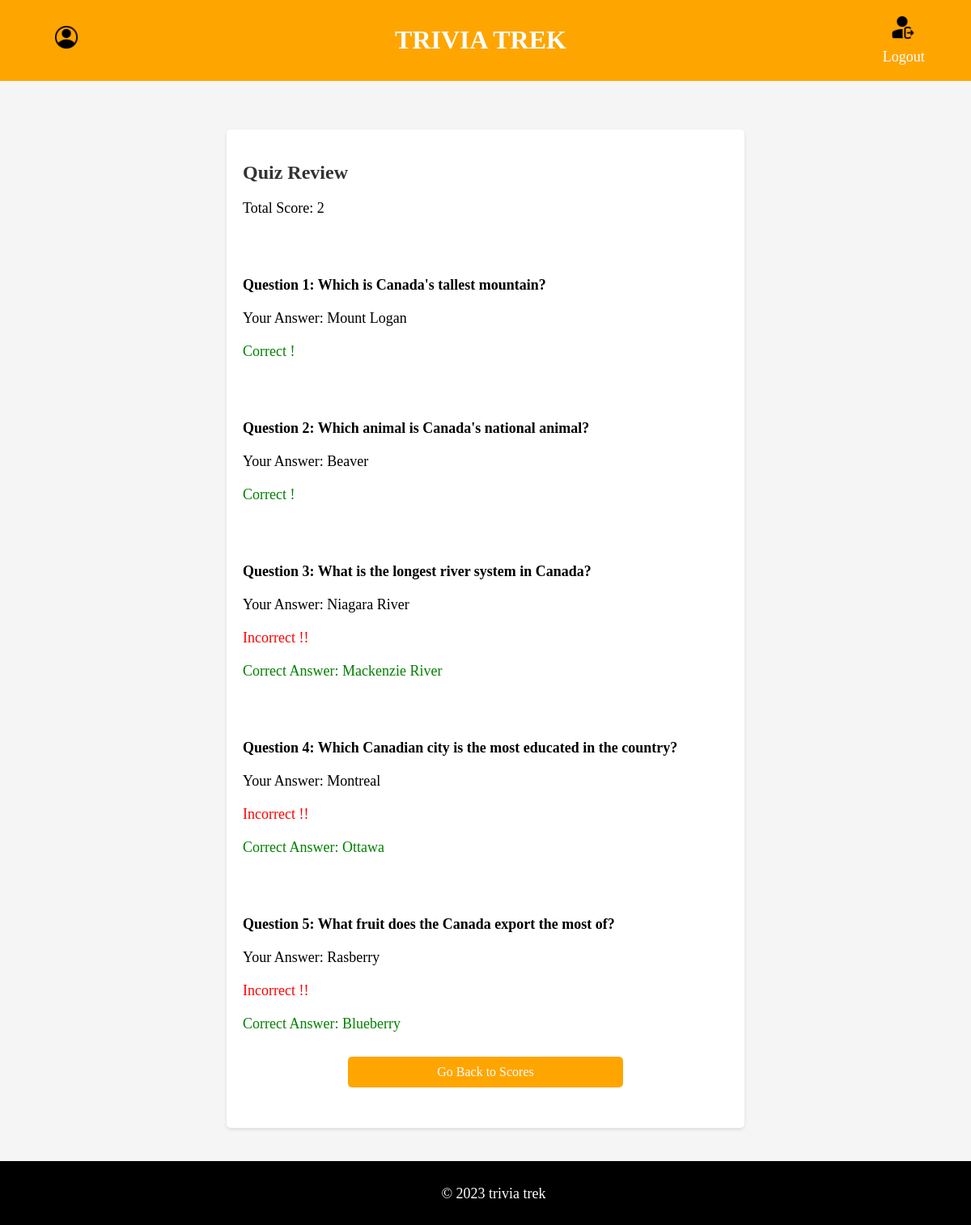
/PROJECT_SAMPLE1/review/1/, run on the app's committed database.
### PROJECT_SAMPLE1/models.py (models this page shows, shortened)
class Quiz(models.Model):
    user = models.ForeignKey(User, on_delete=models.CASCADE) # User who took the quiz
    score = models.IntegerField() # Score achieved in the quiz
    quiz_taken_datetime = models.DateTimeField() # Date and time when the quiz was taken

class Answer(models.Model):
    quiz = models.ForeignKey(Quiz, on_delete=models.CASCADE) # Quiz to which the answer belongs
    question = models.ForeignKey(Question, on_delete=models.CASCADE)  # Question to which the answer belongs
    selected_choice = models.CharField(max_length=200)  # User's selected choice as an answer

class Question(models.Model):
    text = models.TextField()
    choice1 = models.CharField(max_length=200)
    choice2 = models.CharField(max_length=200)
    choice3 = models.CharField(max_length=200)
    choice4 = models.CharField(max_length=200)
    correct_choice = models.CharField(max_length=200)

### PROJECT_SAMPLE1/views.py (the view)
# urls.py: path('review/<int:quiz_id>/', views.ReviewQuizView.as_view(), name='review_quiz'),
class ReviewQuizView(View):
    template_name = 'review_quiz.html'   # Set the template name for the review quiz page
    def get(self, request, quiz_id):  # Override the get method
        quiz = get_object_or_404(Quiz, id=quiz_id)   # Get the quiz instance based on quiz_id
        answers = Answer.objects.filter(quiz=quiz)  # Get all answers for the quiz
        return render(request, self.template_name, {'quiz': quiz, 'answers': answers})   # Render the review quiz template with context

### templates/review_quiz.html (shortened to what this page needs)
{% load static %}
<!DOCTYPE html>
<html lang="en">
<head>
</head>
<body>
    <header>
            <div class="div1">
                <img class="profile-img" src="{% static 'account.png' %}" alt="profile">
            </div>
            <h1>TRIVIA TREK</h1>
            <div class="div2">
                <img class="log-out" src="{% static 'logout.png' %}" alt="Logout">
                <a class="log-out-link" href="{% url 'base' %}">
                    <p class="log-out-button">Logout</p>
                </a>
            </div>
    </header>
     <div class="quiz-container">
        <h2>Quiz Review</h2>
        <p>Total Score: {{ quiz.score }}</p>
        {% for answer in answers %}
            <br><br>
            <p style="font-weight: bold">Question {{ forloop.counter }}: {{ answer.question.text }}</p>
            <p>Your Answer: {{ answer.selected_choice }}</p>
            {% if answer.selected_choice == answer.question.correct_choice %}
                <p style="color: green">Correct !</p>
            {% else %}
                <p style="color: red">Incorrect !!</p>
                <p style="color: green">Correct Answer: {{ answer.question.correct_choice }}</p>
            {% endif %}
        {% endfor %}
        <a href="{% url 'score' %}" class="btn">Go Back to Scores</a>
     </div>
    <footer>
            <p>&copy; 2023 trivia trek</p>
    </footer>
</body>
</html>

### templates/review_quiz.html (style rules this page uses)
h1 { font-family: Monospaced, serif; }
body { background-color: whitesmoke; margin: 0; padding: 0; font-family: Verdana, serif; }
.quiz-container { background-color: #ffffff; border-radius: 5px; box-shadow: 0 2px 4px rgba(0, 0, 0, 0.1); width: 50%; margin: 5% auto; padding: 20px; margin-bottom: 10%; }
h2 { color: #333; }
p { font-size: 18px; margin-top: 20px; }
footer { background-color: black; color: white; text-align: center; padding: 10px; position: fixed; bottom: 0; width: 100%; }
header { background-color: orange; color: white; text-align: center; padding: 10px; display: flex; justify-content: space-between; align-items: center; }
.profile-img { width: 30px; height: 30px; display: block; margin-bottom: 20%; margin-left: 10px; }
.div1 { margin-left: 4%; }
.log-out { width: 30px; height: 30px; margin-left: 10px; display: block; margin-bottom: 20%; }
.log-out-link { text-decoration: none; }
.log-out-button { color: white; text-decoration: none; cursor: pointer; display: inline; }
.div2 { margin-right: 4%; }
.btn { text-align: center; width: 50%; display: block; margin: 5% auto; padding: 10px 20px; background-color: orange; color: white; border: none; border-radius: 5px; text-decoration: none; cursor: pointer; transition: background-color 0.3s ease-in-out; }

### data on the page
Quiz: score "2"
Answer: question.text "Which is Canada's tallest mountain?", selected_choice "Mount Logan", shows "Correct !"
Answer: question.text "Which animal is Canada's national animal?", selected_choice "Beaver", shows "Correct !"
Answer: question.text "What is the longest river system in Canada?", selected_choice "Niagara River", question.correct_choice "Mackenzie River"
Answer: question.text "Which Canadian city is the most educated in the country?", selected_choice "Montreal", question.correct_choice "Ottawa"
Answer: question.text "What fruit does the Canada export the most of?", selected_choice "Rasberry", question.correct_choice "Blueberry"
